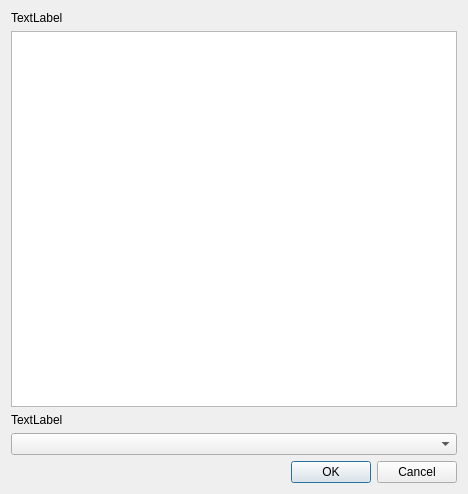
<?xml version="1.0" encoding="UTF-8"?>
<ui version="4.0">
 <class>ChooseMBDialog</class>
 <widget class="QDialog" name="ChooseMBDialog">
  <property name="geometry">
   <rect>
    <x>0</x>
    <y>0</y>
    <width>468</width>
    <height>494</height>
   </rect>
  </property>
  <property name="windowTitle">
   <string>Dialog</string>
  </property>
  <layout class="QVBoxLayout" name="verticalLayout">
   <item>
    <widget class="QLabel" name="lblAvailableMBs">
     <property name="text">
      <string>TextLabel</string>
     </property>
    </widget>
   </item>
   <item>
    <widget class="QTableView" name="tableView"/>
   </item>
   <item>
    <widget class="QLabel" name="label">
     <property name="text">
      <string>TextLabel</string>
     </property>
    </widget>
   </item>
   <item>
    <widget class="QComboBox" name="comboBox"/>
   </item>
   <item>
    <widget class="QDialogButtonBox" name="buttonBox">
     <property name="orientation">
      <enum>Qt::Horizontal</enum>
     </property>
     <property name="standardButtons">
      <set>QDialogButtonBox::Cancel|QDialogButtonBox::Ok</set>
     </property>
    </widget>
   </item>
  </layout>
 </widget>
 <resources/>
 <connections>
  <connection>
   <sender>buttonBox</sender>
   <signal>accepted()</signal>
   <receiver>ChooseMBDialog</receiver>
   <slot>accept()</slot>
   <hints>
    <hint type="sourcelabel">
     <x>248</x>
     <y>254</y>
    </hint>
    <hint type="destinationlabel">
     <x>157</x>
     <y>274</y>
    </hint>
   </hints>
  </connection>
  <connection>
   <sender>buttonBox</sender>
   <signal>rejected()</signal>
   <receiver>ChooseMBDialog</receiver>
   <slot>reject()</slot>
   <hints>
    <hint type="sourcelabel">
     <x>316</x>
     <y>260</y>
    </hint>
    <hint type="destinationlabel">
     <x>286</x>
     <y>274</y>
    </hint>
   </hints>
  </connection>
 </connections>
</ui>
